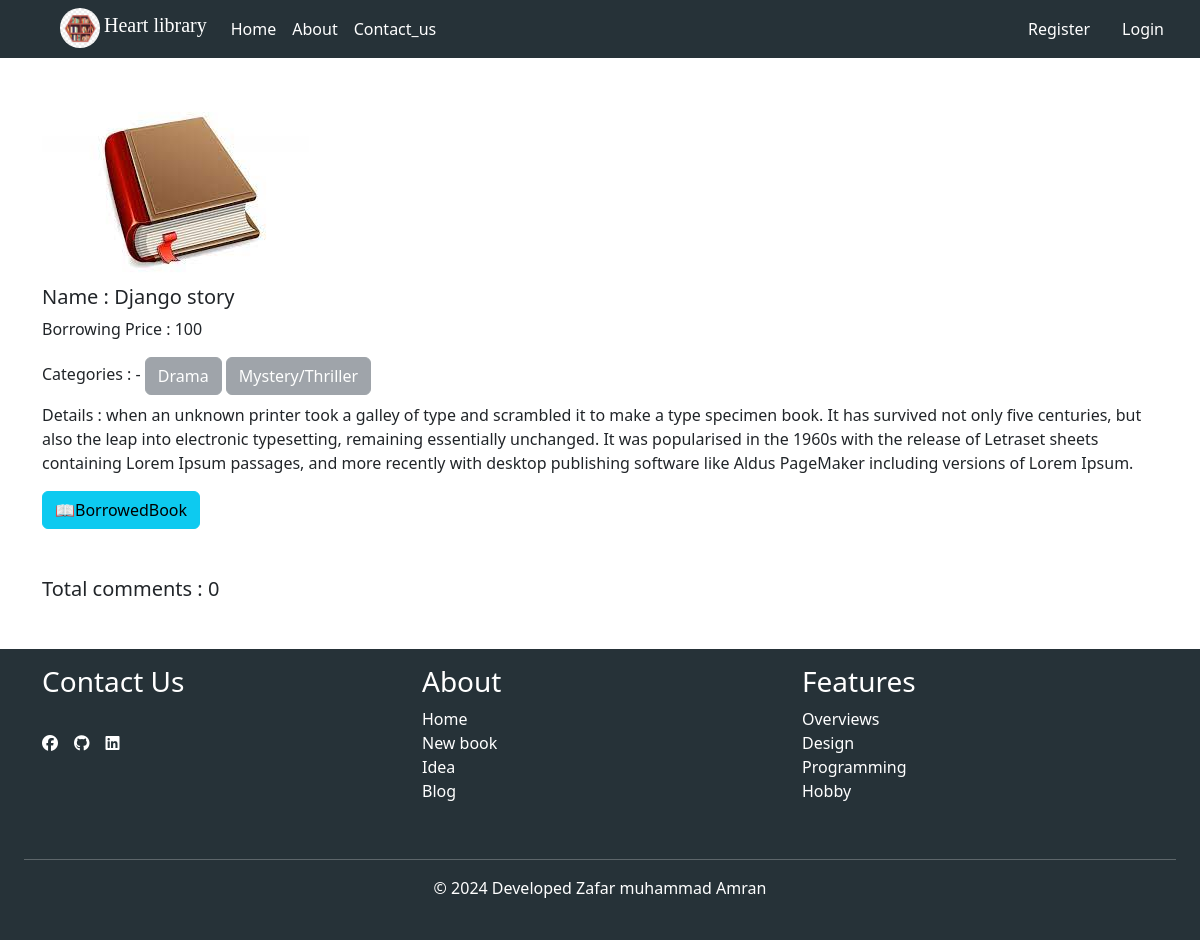
The page /users/details/1/ on the database its author committed.
### library/models.py (models this page shows, shortened)
class BookModel(models.Model):
    image = models.ImageField(upload_to='car/uploads/', blank=True, null=True)
    title = models.CharField(max_length=100)
    description = models.TextField()
    borrowing_price = models.CharField(max_length=15)
    category = models.ManyToManyField(Category)

class Category(models.Model):
    name = models.CharField(max_length=100)
    slug = models.SlugField(max_length=100, unique=True, null=True, blank=True)

### library_user/views.py (the view)
# urls.py: path('details/<int:pk>/', views.BookDetailsView.as_view(), name='book_details'),
class BookDetailsView(DetailView):
    model = BookModel
    template_name = 'Book_details.html'
    def get_context_data(self, **kwargs):
        context = super().get_context_data(**kwargs)
        book = self.get_object()
        comments = book.comments.all()
        comment_form = CommentForm()
        context['comments'] = comments
        context['comment_form'] = comment_form
        context['book'] = book
        return context

### library_user/templates/Book_details.html (shortened to what this page needs)
{% extends "base.html" %}
{% load crispy_forms_tags %}
{% block content %}
<div class="container mb-5">
    <div class="">
        <div><img src="{{object.image.url}}" class="" alt="user image"></div>
        <div>
            <h5 class="">Name : {{object.title}}</h5>
            <p class="">Borrowing Price : {{object.borrowing_price}}</p>
            <div class="mb-2">
                Categories : -
                {% for j in object.category.all %}
                <button class="btn btn-secondary" disabled>{{j.name}}</button>
                {% endfor %}
            </div>
            <p class=" ">Details : {{object.description}}</p>
            <a href="{% url 'borrow_book' object.id %}" class="btn btn-info">📖BorrowedBook</a>
        </div>
    </div>
</div>
<div class="container">
    <h5 class="">Total comments : {{comments | length}}</h5>
  </div>
{% endblock content %}

### rows shown on the page
BookModel: image (picture), title "Django story", borrowing_price "100", description "when an unknown printer took a galley of type and scrambled it to make a type specimen book. It has survived not only five centuries, but also the leap into electronic typesetting, remaining essentially unchanged. It was popularised in the 1960s with the release of Letraset sheets containing Lorem Ipsum passages, and more recently with desktop publishing software like Aldus PageMaker including versions of Lorem Ipsum."
Category: name "Drama"
Category: name "Mystery/Thriller"

### other values the page prints
{{ comments | length }} "0"
